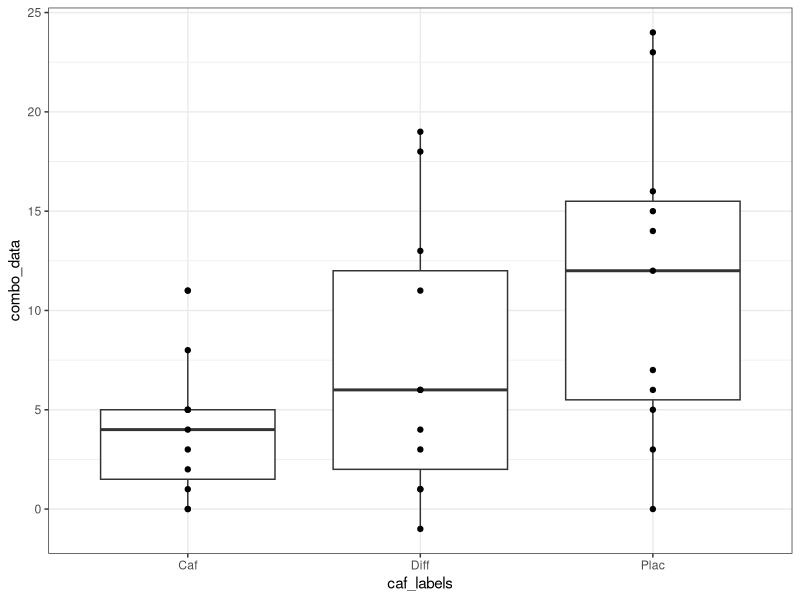
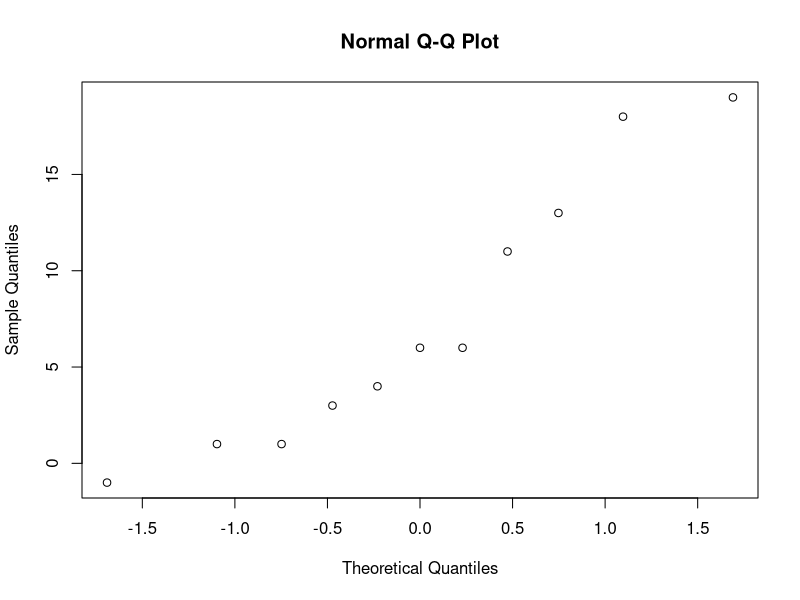

Write the R code that produced these figures, in order.
## ---- chunk 1
knitr::opts_chunk$set(echo = TRUE)
## ---- chunk 2
caffeine<-c(5,5,4,3,8,5,0,0,2,11,1)
placebo<-c(16, 23, 5, 7, 14, 24, 6, 3, 15, 12, 0)
mean(caffeine); sd(caffeine)
mean(placebo); sd(placebo)
(PminCaf<-placebo-caffeine)
mean(PminCaf); sd(PminCaf); median(PminCaf)
combo_data<-c(caffeine, placebo, PminCaf)
caf_labels<-c(rep("Caf", times=11), rep("Plac", times=11), rep("Diff", times=11))

caff_study<-data.frame(combo_data, caf_labels)
require(ggplot2)

ggplot(data=caff_study, aes(x=caf_labels, y=combo_data))+
  geom_boxplot()+
  geom_point()+
  theme_bw()

qqnorm(PminCaf)

summary(caffeine); sd(caffeine)
summary(placebo); sd(placebo)
summary(PminCaf); sd(PminCaf)

t.test(PminCaf,  alternative="greater")
t.test(placebo,caffeine,alternative="greater", paired=TRUE)

round(dbinom(0:11,size=11, .5),4)
sum(round(dbinom(0:11,size=11, .5),3))
choose(11,11)*.5^11
choose(11,10)*.5^11
wilcox.test(x=caffeine, y=placebo, alternative="less", paired=TRUE)
